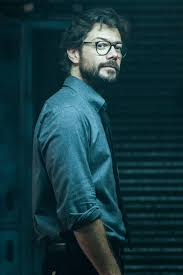
#> input picture professor.jpg, 183 x 275 px, given in place of bean.webp, which was not available
$ python ex1.py
#> lines starting #> are read from the running program, lines starting #| are printed output that depends on the picture; pictures that were not available may be replaced by others from this repository, and a replacement may not be noted
from PIL import Image
import matplotlib.pyplot as plt

def load_and_resize(image_path, target_height):
    image = Image.open(image_path)
    aspect_ratio = image.width / image.height
    new_width = int(target_height * aspect_ratio)
    return image.resize((new_width, target_height))

def show_image(image, title="Image"):
    plt.imshow(image)
    plt.title(title)
    plt.axis('off')
    plt.show()

def main():
    # Paths to the images
    image_path1 = "Desktop/build/bean.webp"
    image_path2 = "Desktop/build/professor.jpg"

    try:
        # Load the two images
        image1 = Image.open(image_path1)
#> image1 is the input picture: PIL image 183x275 RGB; mean R, G, B 21.5, 55.2, 62.2
        image2 = Image.open(image_path2)
        print("Images loaded successfully.")
        show_image(image1, "Image 1")
        show_image(image2, "Image 2")

        # Resize both images to the same height
        target_height = min(image1.height, image2.height)
#> target_height = 275
        image1_resized = load_and_resize(image_path1, target_height)
        image2_resized = load_and_resize(image_path2, target_height)
        print("Images resized successfully.")
        show_image(image1_resized, "Image 1 Resized")
        show_image(image2_resized, "Image 2 Resized")

        # Create a new image by arranging them side-by-side
        total_width = image1_resized.width + image2_resized.width
#> total_width = 366
        side_by_side_image = Image.new('RGB', (total_width, target_height))
#> side_by_side_image: PIL image 366x275 RGB; every value is 0
        side_by_side_image.paste(image1_resized, (0, 0))
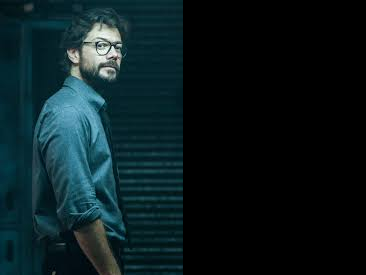
#> side_by_side_image: PIL image 366x275 RGB; mean R, G, B 10.8, 27.6, 31.1
        side_by_side_image.paste(image2_resized, (image1_resized.width, 0))
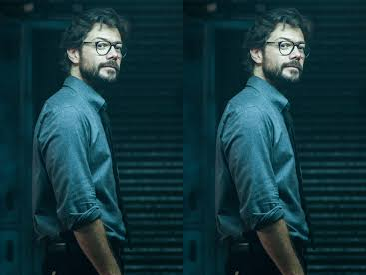
#> side_by_side_image: PIL image 366x275 RGB; mean R, G, B 21.5, 55.2, 62.2
        print("Side-by-side image created successfully.")
        show_image(side_by_side_image, "Side-by-Side Image")

        # Convert the side-by-side image to grayscale
        gray_image = side_by_side_image.convert('L')
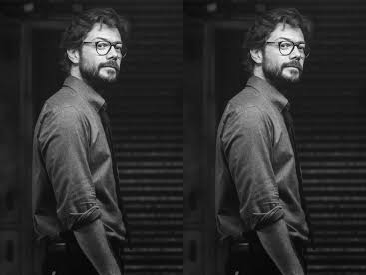
#> gray_image: PIL image 366x275 L; min 1, max 253, mean 45.9
        print("Grayscale image created successfully.")
        show_image(gray_image, "Grayscale Image")

        # Convert grayscale image back to RGB to match color format
        gray_image_rgb = gray_image.convert('RGB')
        print("Grayscale image converted to RGB successfully.")
        show_image(gray_image_rgb, "Grayscale Image in RGB")

        # Create the final image by stacking the colored and gray images
        final_height = target_height * 2
#> final_height = 550
        final_image = Image.new('RGB', (total_width, final_height))
#> final_image: PIL image 366x550 RGB; every value is 0
        final_image.paste(side_by_side_image, (0, 0))
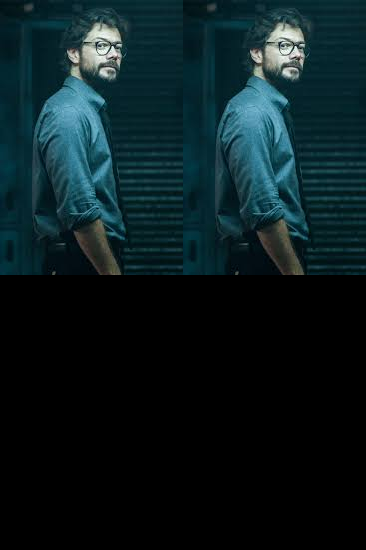
#> final_image: PIL image 366x550 RGB; mean R, G, B 10.8, 27.6, 31.1
        final_image.paste(gray_image_rgb, (0, target_height))
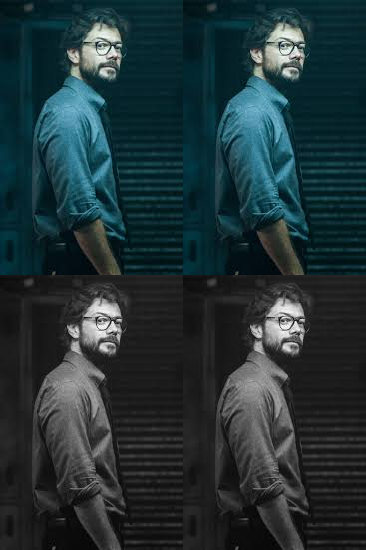
#> final_image: PIL image 366x550 RGB; mean R, G, B 33.7, 50.5, 54.1
        print("Final image created successfully.")
        show_image(final_image, "Final Image")

        # Save the final image
       # final_image.save("A1_solution.jpg")
        #print("A1_solution.jpg saved successfully!")

    except Exception as e:
        print(f"An error occurred: {e}")

if __name__ == "__main__":
    main()
